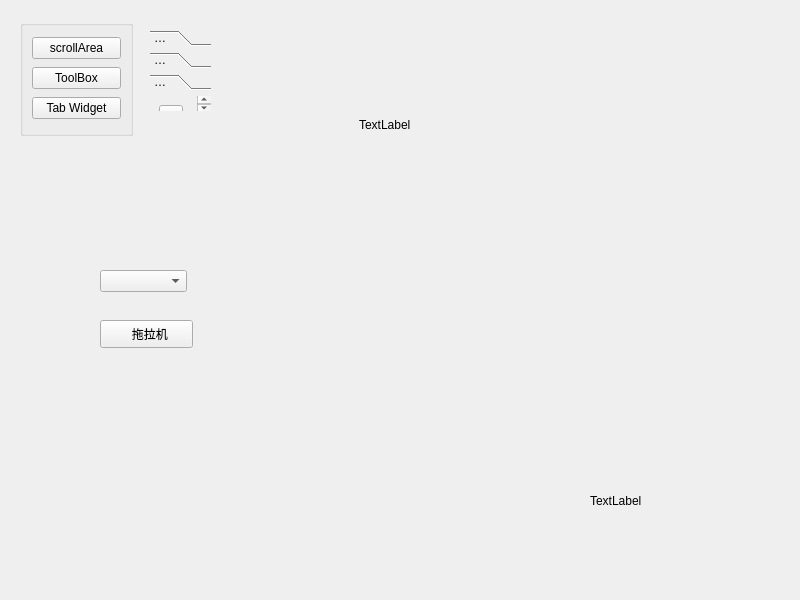
<?xml version="1.0" encoding="UTF-8"?>
<ui version="4.0">
 <class>Widget</class>
 <widget class="QWidget" name="Widget">
  <property name="geometry">
   <rect>
    <x>0</x>
    <y>0</y>
    <width>800</width>
    <height>600</height>
   </rect>
  </property>
  <property name="windowTitle">
   <string>Widget</string>
  </property>
  <widget class="QStackedWidget" name="stackedWidget">
   <property name="geometry">
    <rect>
     <x>350</x>
     <y>30</y>
     <width>204</width>
     <height>190</height>
    </rect>
   </property>
   <property name="currentIndex">
    <number>2</number>
   </property>
   <widget class="QWidget" name="page_4">
    <widget class="QScrollArea" name="scrollArea">
     <property name="geometry">
      <rect>
       <x>160</x>
       <y>90</y>
       <width>131</width>
       <height>271</height>
      </rect>
     </property>
     <property name="widgetResizable">
      <bool>true</bool>
     </property>
     <widget class="QWidget" name="scrollAreaWidgetContents">
      <property name="geometry">
       <rect>
        <x>0</x>
        <y>-104</y>
        <width>111</width>
        <height>352</height>
       </rect>
      </property>
      <layout class="QVBoxLayout" name="verticalLayout">
       <item>
        <widget class="QPushButton" name="pushButton">
         <property name="text">
          <string>PushButton</string>
         </property>
        </widget>
       </item>
       <item>
        <widget class="QPushButton" name="pushButton_2">
         <property name="text">
          <string>PushButton</string>
         </property>
        </widget>
       </item>
       <item>
        <widget class="QPushButton" name="pushButton_3">
         <property name="text">
          <string>PushButton</string>
         </property>
        </widget>
       </item>
       <item>
        <widget class="QPushButton" name="pushButton_4">
         <property name="text">
          <string>PushButton</string>
         </property>
        </widget>
       </item>
       <item>
        <widget class="QPushButton" name="pushButton_5">
         <property name="text">
          <string>PushButton</string>
         </property>
        </widget>
       </item>
       <item>
        <widget class="QPushButton" name="pushButton_6">
         <property name="text">
          <string>PushButton</string>
         </property>
        </widget>
       </item>
       <item>
        <widget class="QPushButton" name="pushButton_7">
         <property name="text">
          <string>PushButton</string>
         </property>
        </widget>
       </item>
       <item>
        <widget class="QPushButton" name="pushButton_8">
         <property name="text">
          <string>PushButton</string>
         </property>
        </widget>
       </item>
       <item>
        <widget class="QPushButton" name="pushButton_9">
         <property name="text">
          <string>PushButton</string>
         </property>
        </widget>
       </item>
       <item>
        <widget class="QPushButton" name="pushButton_10">
         <property name="text">
          <string>PushButton</string>
         </property>
        </widget>
       </item>
      </layout>
     </widget>
    </widget>
   </widget>
   <widget class="QWidget" name="page_6">
    <layout class="QVBoxLayout" name="verticalLayout_2">
     <item>
      <widget class="QTabWidget" name="tabWidget">
       <property name="currentIndex">
        <number>1</number>
       </property>
       <widget class="QWidget" name="tab">
        <attribute name="title">
         <string>百度</string>
        </attribute>
       </widget>
       <widget class="QWidget" name="tab_2">
        <attribute name="title">
         <string>谷歌</string>
        </attribute>
       </widget>
       <widget class="QWidget" name="tab_3">
        <attribute name="title">
         <string>传智</string>
        </attribute>
       </widget>
      </widget>
     </item>
    </layout>
   </widget>
   <widget class="QWidget" name="page_5">
    <layout class="QVBoxLayout" name="verticalLayout_4">
     <item>
      <widget class="QLabel" name="lbl_movie">
       <property name="text">
        <string>TextLabel</string>
       </property>
      </widget>
     </item>
    </layout>
   </widget>
  </widget>
  <widget class="QGroupBox" name="groupBox">
   <property name="geometry">
    <rect>
     <x>20</x>
     <y>20</y>
     <width>113</width>
     <height>116</height>
    </rect>
   </property>
   <property name="title">
    <string/>
   </property>
   <layout class="QVBoxLayout" name="verticalLayout_3">
    <item>
     <widget class="QPushButton" name="btn_scrollArea">
      <property name="text">
       <string>scrollArea</string>
      </property>
     </widget>
    </item>
    <item>
     <widget class="QPushButton" name="btn_ToolBox">
      <property name="text">
       <string>ToolBox</string>
      </property>
     </widget>
    </item>
    <item>
     <widget class="QPushButton" name="btn_TabWidget">
      <property name="text">
       <string>Tab Widget</string>
      </property>
     </widget>
    </item>
   </layout>
  </widget>
  <widget class="QComboBox" name="comboBox">
   <property name="geometry">
    <rect>
     <x>100</x>
     <y>270</y>
     <width>87</width>
     <height>22</height>
    </rect>
   </property>
  </widget>
  <widget class="QPushButton" name="btn_select">
   <property name="geometry">
    <rect>
     <x>100</x>
     <y>320</y>
     <width>93</width>
     <height>28</height>
    </rect>
   </property>
   <property name="text">
    <string>  拖拉机</string>
   </property>
  </widget>
  <widget class="QLabel" name="lbl_Image">
   <property name="geometry">
    <rect>
     <x>590</x>
     <y>410</y>
     <width>211</width>
     <height>181</height>
    </rect>
   </property>
   <property name="text">
    <string>TextLabel</string>
   </property>
  </widget>
  <widget class="QToolBox" name="toolBox">
   <property name="geometry">
    <rect>
     <x>150</x>
     <y>30</y>
     <width>61</width>
     <height>81</height>
    </rect>
   </property>
   <property name="currentIndex">
    <number>2</number>
   </property>
   <widget class="QWidget" name="page">
    <property name="geometry">
     <rect>
      <x>0</x>
      <y>0</y>
      <width>61</width>
      <height>16</height>
     </rect>
    </property>
    <attribute name="label">
     <string>家人</string>
    </attribute>
    <widget class="QPushButton" name="pushButton_11">
     <property name="geometry">
      <rect>
       <x>30</x>
       <y>40</y>
       <width>93</width>
       <height>28</height>
      </rect>
     </property>
     <property name="text">
      <string>PushButton</string>
     </property>
    </widget>
   </widget>
   <widget class="QWidget" name="page_2">
    <property name="geometry">
     <rect>
      <x>0</x>
      <y>0</y>
      <width>40</width>
      <height>16</height>
     </rect>
    </property>
    <attribute name="label">
     <string>朋友</string>
    </attribute>
    <widget class="QToolButton" name="toolButton">
     <property name="geometry">
      <rect>
       <x>30</x>
       <y>40</y>
       <width>47</width>
       <height>21</height>
      </rect>
     </property>
     <property name="text">
      <string>...</string>
     </property>
    </widget>
   </widget>
   <widget class="QWidget" name="page_3">
    <attribute name="label">
     <string>黑名单</string>
    </attribute>
    <layout class="QVBoxLayout" name="verticalLayout_5">
     <item>
      <widget class="QToolButton" name="toolButton_2">
       <property name="text">
        <string>...</string>
       </property>
      </widget>
     </item>
    </layout>
   </widget>
  </widget>
 </widget>
 <resources/>
 <connections/>
</ui>
